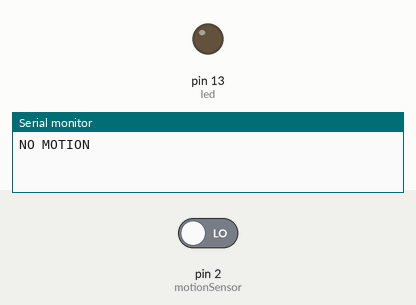
Recording of a sketch running on a simulated Arduino Uno, built with avr-gcc and run on an emulated ATmega328P. Parts: output pins drawn as LEDs (lit = HIGH), the last lines printed to the serial monitor. The test bench sets the inputs (shaded band); at power-on: pin 2 (motionSensor) LOW.

Above: at 1.2 s.
1.3 s: pin 2 (motionSensor) driven HIGH
At 3.0 s:
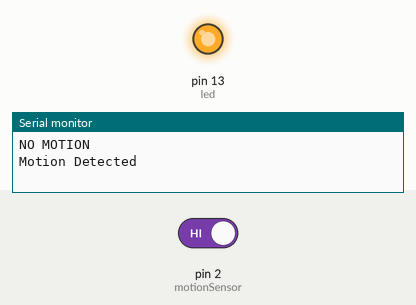
Timing chart, 0 to 5.5 s (numbered marks = the images above; inputs shaded):
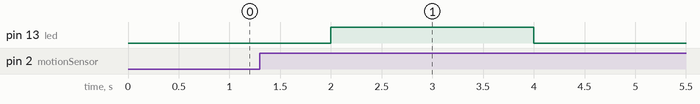

The sketch:

stunning_bombul1.ino
```cpp
int led = 13;
int motionSensor = 2;
volatile bool motionDetected = false;

void setup() {
  Serial.begin(9600);
  pinMode(motionSensor, INPUT);
  pinMode(led, OUTPUT);


  attachInterrupt(digitalPinToInterrupt(motionSensor), motionInterrupt, RISING);
}

void loop() {
  if (motionDetected) {
    digitalWrite(led, HIGH);
    Serial.println("Motion Detected");
    delay(2000);
    digitalWrite(led, LOW);
    delay(500);
    motionDetected = false;
  } else {
    digitalWrite(led, LOW);
    Serial.println("NO MOTION");
    delay(2000);
  }

}

void motionInterrupt() {

  motionDetected = true;
}
```

Measured:
- after the input at 1.3 s, pin 13 (led): LOW → HIGH after 0.70 s, → LOW 2.0 s later
